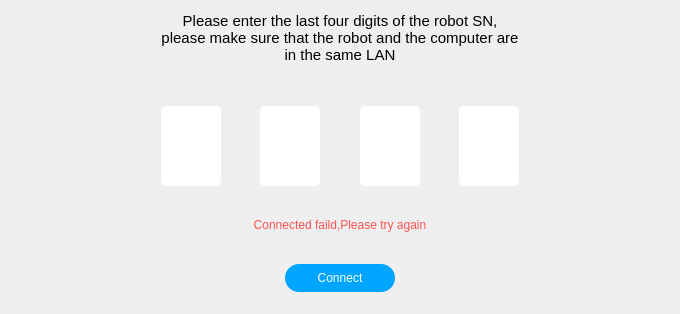
<?xml version="1.0" encoding="UTF-8"?>
<ui version="4.0">
 <class>InputSnWidget</class>
 <widget class="QWidget" name="InputSnWidget">
  <property name="geometry">
   <rect>
    <x>0</x>
    <y>0</y>
    <width>680</width>
    <height>314</height>
   </rect>
  </property>
  <property name="sizePolicy">
   <sizepolicy hsizetype="Minimum" vsizetype="Minimum">
    <horstretch>0</horstretch>
    <verstretch>0</verstretch>
   </sizepolicy>
  </property>
  <property name="minimumSize">
   <size>
    <width>680</width>
    <height>314</height>
   </size>
  </property>
  <property name="maximumSize">
   <size>
    <width>680</width>
    <height>314</height>
   </size>
  </property>
  <property name="windowTitle">
   <string>Form</string>
  </property>
  <layout class="QGridLayout" name="gridLayout">
   <property name="leftMargin">
    <number>0</number>
   </property>
   <property name="topMargin">
    <number>0</number>
   </property>
   <property name="rightMargin">
    <number>0</number>
   </property>
   <property name="bottomMargin">
    <number>0</number>
   </property>
   <property name="horizontalSpacing">
    <number>0</number>
   </property>
   <item row="0" column="1">
    <spacer name="verticalSpacer_6">
     <property name="orientation">
      <enum>Qt::Vertical</enum>
     </property>
     <property name="sizeHint" stdset="0">
      <size>
       <width>20</width>
       <height>12</height>
      </size>
     </property>
    </spacer>
   </item>
   <item row="1" column="0">
    <spacer name="horizontalSpacer_6">
     <property name="orientation">
      <enum>Qt::Horizontal</enum>
     </property>
     <property name="sizeHint" stdset="0">
      <size>
       <width>152</width>
       <height>20</height>
      </size>
     </property>
    </spacer>
   </item>
   <item row="1" column="1">
    <layout class="QVBoxLayout" name="verticalLayout">
     <item>
      <widget class="QLabel" name="label_2">
       <property name="sizePolicy">
        <sizepolicy hsizetype="Preferred" vsizetype="Maximum">
         <horstretch>0</horstretch>
         <verstretch>0</verstretch>
        </sizepolicy>
       </property>
       <property name="minimumSize">
        <size>
         <width>0</width>
         <height>30</height>
        </size>
       </property>
       <property name="font">
        <font>
         <pointsize>11</pointsize>
        </font>
       </property>
       <property name="text">
        <string>Please enter the last four digits of the robot SN, 
please make sure that the robot and the computer are in the same LAN</string>
       </property>
       <property name="alignment">
        <set>Qt::AlignCenter</set>
       </property>
       <property name="wordWrap">
        <bool>true</bool>
       </property>
      </widget>
     </item>
     <item>
      <spacer name="verticalSpacer_5">
       <property name="orientation">
        <enum>Qt::Vertical</enum>
       </property>
       <property name="sizeHint" stdset="0">
        <size>
         <width>20</width>
         <height>42</height>
        </size>
       </property>
      </spacer>
     </item>
     <item>
      <layout class="QHBoxLayout" name="horizontalLayout">
       <item>
        <widget class="QLineEdit" name="snEdit1">
         <property name="enabled">
          <bool>true</bool>
         </property>
         <property name="font">
          <font>
           <family>Microsoft YaHei UI</family>
           <pointsize>24</pointsize>
           <weight>9</weight>
           <italic>false</italic>
           <bold>false</bold>
          </font>
         </property>
         <property name="styleSheet">
          <string notr="true">color:rgb(17, 22, 30);
width:60px;
height:80px;
border-radius:5px 5px 5px 5px;
background-color:#ffffff;
font: 75 24pt &quot;Microsoft YaHei UI&quot;;
</string>
         </property>
         <property name="text">
          <string/>
         </property>
         <property name="maxLength">
          <number>1</number>
         </property>
         <property name="alignment">
          <set>Qt::AlignCenter</set>
         </property>
        </widget>
       </item>
       <item>
        <spacer name="horizontalSpacer">
         <property name="orientation">
          <enum>Qt::Horizontal</enum>
         </property>
         <property name="sizeHint" stdset="0">
          <size>
           <width>30</width>
           <height>20</height>
          </size>
         </property>
        </spacer>
       </item>
       <item>
        <widget class="QLineEdit" name="snEdit2">
         <property name="enabled">
          <bool>true</bool>
         </property>
         <property name="styleSheet">
          <string notr="true">color:rgb(17, 22, 30);
width:60px;
height:80px;
border-radius:5px 5px 5px 5px;
background-color:#ffffff;
font: 75 24pt &quot;Microsoft YaHei UI&quot;;</string>
         </property>
         <property name="text">
          <string/>
         </property>
         <property name="maxLength">
          <number>1</number>
         </property>
         <property name="alignment">
          <set>Qt::AlignCenter</set>
         </property>
        </widget>
       </item>
       <item>
        <spacer name="horizontalSpacer_2">
         <property name="orientation">
          <enum>Qt::Horizontal</enum>
         </property>
         <property name="sizeHint" stdset="0">
          <size>
           <width>30</width>
           <height>20</height>
          </size>
         </property>
        </spacer>
       </item>
       <item>
        <widget class="QLineEdit" name="snEdit3">
         <property name="enabled">
          <bool>true</bool>
         </property>
         <property name="styleSheet">
          <string notr="true">color:rgb(17, 22, 30);
width:60px;
height:80px;
border-radius:5px 5px 5px 5px;
background-color:#ffffff;
font: 75 24pt &quot;Microsoft YaHei UI&quot;;</string>
         </property>
         <property name="text">
          <string/>
         </property>
         <property name="maxLength">
          <number>1</number>
         </property>
         <property name="alignment">
          <set>Qt::AlignCenter</set>
         </property>
        </widget>
       </item>
       <item>
        <spacer name="horizontalSpacer_3">
         <property name="orientation">
          <enum>Qt::Horizontal</enum>
         </property>
         <property name="sizeHint" stdset="0">
          <size>
           <width>30</width>
           <height>20</height>
          </size>
         </property>
        </spacer>
       </item>
       <item>
        <widget class="QLineEdit" name="snEdit4">
         <property name="enabled">
          <bool>true</bool>
         </property>
         <property name="styleSheet">
          <string notr="true">color:rgb(17, 22, 30);
width:60px;
height:80px;
border-radius:5px 5px 5px 5px;
background-color:#ffffff;
font: 75 24pt &quot;Microsoft YaHei UI&quot;;</string>
         </property>
         <property name="text">
          <string/>
         </property>
         <property name="maxLength">
          <number>1</number>
         </property>
         <property name="alignment">
          <set>Qt::AlignCenter</set>
         </property>
        </widget>
       </item>
      </layout>
     </item>
     <item>
      <spacer name="verticalSpacer_4">
       <property name="orientation">
        <enum>Qt::Vertical</enum>
       </property>
       <property name="sizeHint" stdset="0">
        <size>
         <width>20</width>
         <height>32</height>
        </size>
       </property>
      </spacer>
     </item>
     <item>
      <widget class="QLabel" name="connErrorLabel">
       <property name="styleSheet">
        <string notr="true">color:rgb(255, 83, 83)</string>
       </property>
       <property name="text">
        <string>Connected faild,Please try again</string>
       </property>
       <property name="alignment">
        <set>Qt::AlignCenter</set>
       </property>
      </widget>
     </item>
     <item>
      <spacer name="verticalSpacer_3">
       <property name="orientation">
        <enum>Qt::Vertical</enum>
       </property>
       <property name="sizeHint" stdset="0">
        <size>
         <width>20</width>
         <height>32</height>
        </size>
       </property>
      </spacer>
     </item>
     <item>
      <layout class="QHBoxLayout" name="horizontalLayout_2">
       <item>
        <spacer name="horizontalSpacer_4">
         <property name="orientation">
          <enum>Qt::Horizontal</enum>
         </property>
         <property name="sizeHint" stdset="0">
          <size>
           <width>40</width>
           <height>20</height>
          </size>
         </property>
        </spacer>
       </item>
       <item>
        <widget class="QPushButton" name="connectBtn">
         <property name="styleSheet">
          <string notr="true">QPushButton#connectBtn{
width:110px;
color: rgb(255, 255, 255);
height:28px;
border-radius:14px 14px 14px 14px;
background-color: rgb(0, 165, 255);
}
QPushButton#connectBtn:hover{
background-color: rgb(85, 255, 255);
}
QPushButton#connectBtn:disabled{
background-color: rgb(144, 144, 144);
}
QPushButton#connectBtn:pressed{
background-color: rgb(144, 144, 144);
}
</string>
         </property>
         <property name="text">
          <string>Connect</string>
         </property>
        </widget>
       </item>
       <item>
        <spacer name="horizontalSpacer_5">
         <property name="orientation">
          <enum>Qt::Horizontal</enum>
         </property>
         <property name="sizeHint" stdset="0">
          <size>
           <width>40</width>
           <height>20</height>
          </size>
         </property>
        </spacer>
       </item>
      </layout>
     </item>
    </layout>
   </item>
   <item row="1" column="2">
    <spacer name="horizontalSpacer_7">
     <property name="orientation">
      <enum>Qt::Horizontal</enum>
     </property>
     <property name="sizeHint" stdset="0">
      <size>
       <width>152</width>
       <height>20</height>
      </size>
     </property>
    </spacer>
   </item>
   <item row="2" column="1">
    <spacer name="verticalSpacer_7">
     <property name="orientation">
      <enum>Qt::Vertical</enum>
     </property>
     <property name="sizeHint" stdset="0">
      <size>
       <width>20</width>
       <height>22</height>
      </size>
     </property>
    </spacer>
   </item>
  </layout>
 </widget>
 <resources/>
 <connections/>
</ui>
